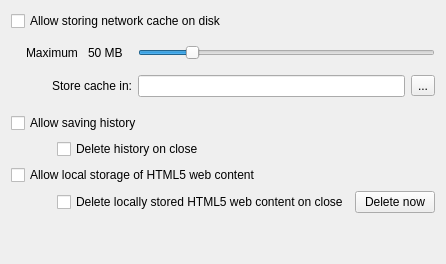
             <widget class="QWidget" name="tab_2">
              <attribute name="title">
               <string>Local Storage</string>
              </attribute>
              <layout class="QGridLayout" name="gridLayout_19">
               <item row="0" column="0" colspan="2">
                <layout class="QGridLayout" name="gridLayout_4">
                 <item row="1" column="1">
                  <widget class="QFrame" name="cacheFrame">
                   <layout class="QHBoxLayout" name="horizontalLayout_5">
                    <item>
                     <widget class="QLabel" name="label_21">
                      <property name="text">
                       <string>Maximum </string>
                      </property>
                     </widget>
                    </item>
                    <item>
                     <widget class="QLabel" name="MBlabel">
                      <property name="text">
                       <string>50 MB</string>
                      </property>
                     </widget>
                    </item>
                   </layout>
                  </widget>
                 </item>
                 <item row="1" column="2">
                  <widget class="QSlider" name="cacheMB">
                   <property name="minimum">
                    <number>20</number>
                   </property>
                   <property name="maximum">
                    <number>200</number>
                   </property>
                   <property name="sliderPosition">
                    <number>50</number>
                   </property>
                   <property name="orientation">
                    <enum>Qt::Horizontal</enum>
                   </property>
                  </widget>
                 </item>
                 <item row="0" column="0" colspan="3">
                  <widget class="QCheckBox" name="allowCache">
                   <property name="text">
                    <string>Allow storing network cache on disk</string>
                   </property>
                  </widget>
                 </item>
                 <item row="2" column="1">
                  <widget class="QLabel" name="storeCacheLabel">
                   <property name="text">
                    <string>Store cache in:</string>
                   </property>
                   <property name="alignment">
                    <set>Qt::AlignRight|Qt::AlignTrailing|Qt::AlignVCenter</set>
                   </property>
                  </widget>
                 </item>
                 <item row="2" column="2">
                  <layout class="QHBoxLayout" name="horizontalLayout_20">
                   <item>
                    <widget class="QLineEdit" name="cachePath"/>
                   </item>
                   <item>
                    <widget class="MacToolButton" name="changeCachePath">
                     <property name="text">
                      <string>...</string>
                     </property>
                    </widget>
                   </item>
                  </layout>
                 </item>
                </layout>
               </item>
               <item row="2" column="0" colspan="2">
                <layout class="QGridLayout" name="gridLayout_3">
                 <item row="0" column="0" colspan="3">
                  <widget class="QCheckBox" name="saveHistory">
                   <property name="text">
                    <string>Allow saving history</string>
                   </property>
                  </widget>
                 </item>
                 <item row="1" column="1">
                  <widget class="QCheckBox" name="deleteHistoryOnClose">
                   <property name="text">
                    <string>Delete history on close</string>
                   </property>
                  </widget>
                 </item>
                 <item row="1" column="0">
                  <spacer name="horizontalSpacer_4">
                   <property name="orientation">
                    <enum>Qt::Horizontal</enum>
                   </property>
                   <property name="sizeType">
                    <enum>QSizePolicy::Fixed</enum>
                   </property>
                   <property name="sizeHint" stdset="0">
                    <size>
                     <width>40</width>
                     <height>20</height>
                    </size>
                   </property>
                  </spacer>
                 </item>
                 <item row="2" column="0" colspan="3">
                  <widget class="QCheckBox" name="html5storage">
                   <property name="text">
                    <string>Allow local storage of HTML5 web content</string>
                   </property>
                  </widget>
                 </item>
                 <item row="3" column="1">
                  <widget class="QCheckBox" name="deleteHtml5storageOnClose">
                   <property name="text">
                    <string>Delete locally stored HTML5 web content on close</string>
                   </property>
                  </widget>
                 </item>
                 <item row="1" column="2">
                  <spacer name="horizontalSpacer_21">
                   <property name="orientation">
                    <enum>Qt::Horizontal</enum>
                   </property>
                   <property name="sizeHint" stdset="0">
                    <size>
                     <width>40</width>
                     <height>20</height>
                    </size>
                   </property>
                  </spacer>
                 </item>
                 <item row="3" column="2">
                  <widget class="QPushButton" name="deleteHtml5storage">
                   <property name="sizePolicy">
                    <sizepolicy hsizetype="Fixed" vsizetype="Fixed">
                     <horstretch>0</horstretch>
                     <verstretch>0</verstretch>
                    </sizepolicy>
                   </property>
                   <property name="text">
                    <string>Delete now</string>
                   </property>
                  </widget>
                 </item>
                </layout>
               </item>
               <item row="3" column="0">
                <spacer name="verticalSpacer_11">
                 <property name="orientation">
                  <enum>Qt::Vertical</enum>
                 </property>
                 <property name="sizeHint" stdset="0">
                  <size>
                   <width>20</width>
                   <height>40</height>
                  </size>
                 </property>
                </spacer>
               </item>
               <item row="1" column="0" colspan="2">
                <spacer name="verticalSpacer">
                 <property name="orientation">
                  <enum>Qt::Vertical</enum>
                 </property>
                 <property name="sizeType">
                  <enum>QSizePolicy::Fixed</enum>
                 </property>
                 <property name="sizeHint" stdset="0">
                  <size>
                   <width>20</width>
                   <height>10</height>
                  </size>
                 </property>
                </spacer>
               </item>
              </layout>
             </widget>
